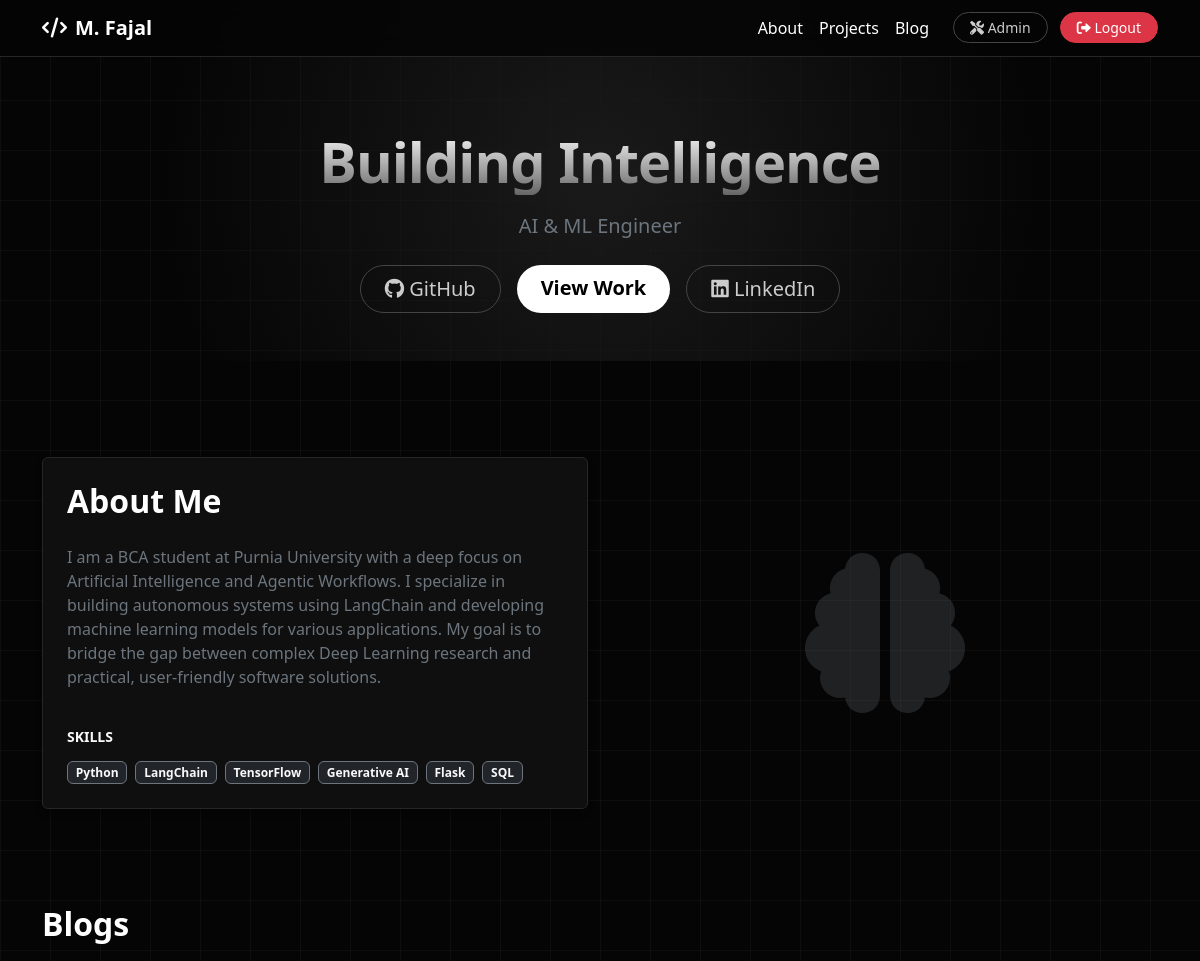
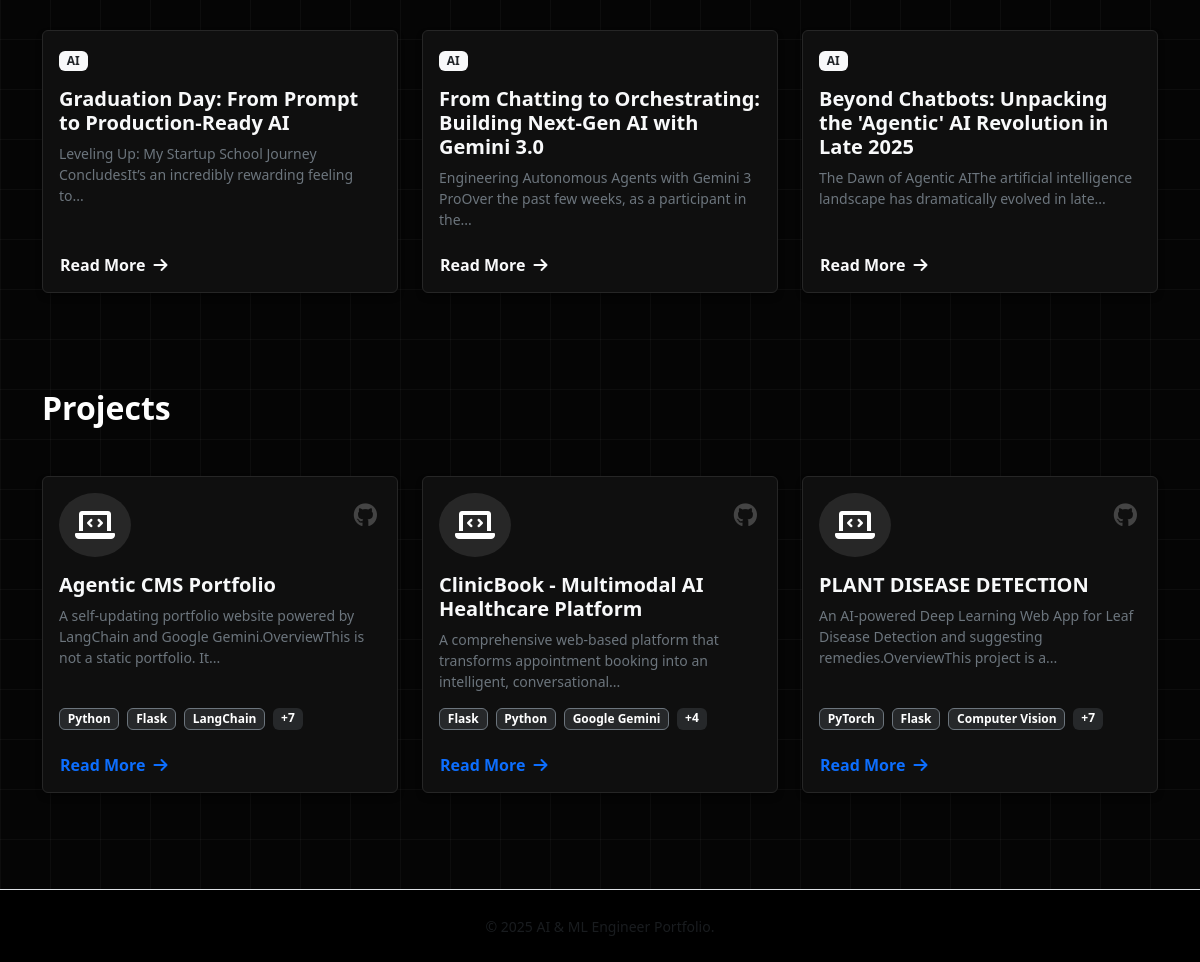
The page / (signed in) on the database its author committed (2 pictures, top to bottom).
### tables this page shows
CREATE TABLE profile (
        id INTEGER PRIMARY KEY AUTOINCREMENT,
        bio TEXT NOT NULL,
        skills TEXT,
        updated_at TIMESTAMP DEFAULT CURRENT_TIMESTAMP
    );

CREATE TABLE blogs (
        id INTEGER PRIMARY KEY AUTOINCREMENT,
        title TEXT NOT NULL,
        content TEXT NOT NULL,
        tags TEXT,
        created_at TIMESTAMP DEFAULT CURRENT_TIMESTAMP
    );

CREATE TABLE projects (
        id INTEGER PRIMARY KEY AUTOINCREMENT,
        title TEXT NOT NULL,
        description TEXT NOT NULL,
        tech_stack TEXT,
        link TEXT,
        created_at TIMESTAMP DEFAULT CURRENT_TIMESTAMP
    );

### app.py (the view)
@app.route('/')
def home():
    conn = get_db_connection()
    blogs = conn.execute("SELECT * FROM blogs ORDER BY created_at DESC").fetchall()
    projects = conn.execute("SELECT * FROM projects ORDER BY created_at DESC").fetchall()
    profile = conn.execute("SELECT * FROM profile ORDER BY id DESC LIMIT 1").fetchone()
    conn.close()
    if not profile:
        profile = {"bio": "Welcome to my portfolio.", "skills": "AI, Python"}
    return render_template('index.html', blogs=blogs, projects=projects, profile=profile)

### src/db.py (called while the page is built)
def get_db_connection():
    conn = sqlite3.connect(DB_PATH)
    conn.row_factory = sqlite3.Row
    return conn

### templates/index.html (shortened to what this page needs)
{% extends "base.html" %}
{% block content %}
<header class="hero-section d-flex align-items-center mb-5">
    <div class="container text-center py-5">
        <h1 class="display-4 fw-bold mb-3 hero-title">Building Intelligence</h1>
        <p class="lead mb-4 text-secondary">AI & ML Engineer</p>
        <div class="d-flex justify-content-center gap-3">
            <a href="https://github.com/Mfaj-cod/" target="_blank" class="btn btn-outline-light btn-lg rounded-pill px-4"><i class="fab fa-github"></i> GitHub</a>
            <a href="#projects" class="btn btn-light btn-lg rounded-pill px-4 fw-bold">View Work</a>
            <a href="https://www.linkedin.com/in/m-fajal-400ba9297/" target="_blank" class="btn btn-outline-light btn-lg rounded-pill px-4"><i class="fab fa-linkedin"></i> LinkedIn</a>
        </div>
    </div>
</header>
<section id="about" class="py-5">
    <div class="container">
        <div class="row align-items-center">
            <div class="col-md-6 mb-4 mb-md-0">
                <div class="card card-dark border-0 p-4 h-100">
                    <h2 class="fw-bold section-title mb-4">About Me</h2>
                    <div class="text-secondary lead fs-6">
                        {{ profile.bio | safe }}
                    </div>
                    <div class="mt-4">
                        <h6 class="text-uppercase small fw-bold text-light mb-3">Skills</h6>
                        <div class="d-flex flex-wrap gap-2">
                            {% if profile.skills %}
                                {% for skill in profile.skills.split(',') %}
                                <span class="badge bg-dark border border-secondary text-light">{{ skill.strip() }}</span>
                                {% endfor %}
                            {% endif %}
                        </div>
                    </div>
                </div>
            </div>
            <div class="col-md-6 text-center">
                <i class="fas fa-brain fa-10x text-secondary opacity-25"></i>
            </div>
        </div>
    </div>
</section>
<section id="blog" class="py-5">
    <div class="container">
        <h2 class="fw-bold section-title mb-5">Blogs</h2>
        <div class="row g-4">
            {% for blog in blogs %}
            <div class="col-md-4">
                <div class="card h-100 border-0 card-dark hover-card">
                    <div class="card-body">
                        {% set first_tag = blog.tags.split(',')[0] if blog.tags else 'Tech' %}
                        <span class="badge mb-2 bg-light text-dark fw-bold">{{ first_tag }}</span>
                        <h5 class="card-title fw-bold text-light mt-2">{{ blog.title }}</h5>
                        <div class="card-text text-secondary small text-truncate-3">
                            {{ blog.content | striptags | truncate(100) }}
                        </div>
                    </div>
                    <div class="card-footer border-0 pt-0 bg-transparent">
                        <button class="btn btn-link px-0 text-light fw-bold text-decoration-none" data-bs-toggle="modal" data-bs-target="#blogModal{{ blog.id }}">
                            Read More <i class="fas fa-arrow-right ms-1"></i>
                        </button>
                    </div>
                </div>
            </div>
            {% endfor %}
        </div>
    </div>
</section>
<section id="projects" class="py-5">
    <div class="container">
        <h2 class="fw-bold section-title mb-5">Projects</h2>
        <div class="row g-4">
            {% for project in projects %}
            <div class="col-md-4">
                <div class="card card-dark h-100 border-0 hover-card position-relative">
                    <a href="{{ project.link if project.link else 'https://github.com/Mfaj-cod/' }}" target="_blank" class="project-github-link" title="View Source Code">
                        <i class="fab fa-github"></i>
                    </a>
                    <div class="card-body">
                        <div class="d-flex justify-content-between align-items-start mb-3">
                            <div class="rounded-circle bg-white bg-opacity-10 p-3 d-inline-flex">
                                <i class="fas fa-laptop-code fa-2x text-main"></i>
                            </div>
                        </div>
                        <h5 class="card-title fw-bold text-light">{{ project.title }}</h5>
                        <div class="card-text text-secondary small text-truncate-3">
                            {{ project.description | striptags | truncate(120) }}
                        </div>
                    </div>
                    <div class="card-footer border-0 pt-0 bg-transparent">
                        <div class="mb-3 d-flex flex-wrap gap-2">
                            {% if project.tech_stack %}
                                {% for tech in project.tech_stack.split(',')[:3] %}
                                <span class="badge bg-secondary bg-opacity-25 border border-secondary">{{ tech.strip() }}</span>
                                {% endfor %}
                                {% if project.tech_stack.split(',')|length > 3 %}
                                <span class="badge bg-secondary bg-opacity-25">+{{ project.tech_stack.split(',')|length - 3 }}</span>
                                {% endif %}
                            {% endif %}
                        </div>
                        <button class="btn btn-link px-0 text-main fw-bold text-decoration-none" data-bs-toggle="modal" data-bs-target="#projectModal{{ project.id }}">
                            Read More <i class="fas fa-arrow-right ms-1"></i>
                        </button>
                    </div>
                </div>
            </div>
            {% else %}
            <div class="col-12 text-center text-muted">
                <p>No projects found. Ask the Agent to add one!</p>
            </div>
            {% endfor %}
        </div>
    </div>
</section>
{% endblock %}

### static/style.css (style rules this page uses)
:root { --bg-body: #050505; --bg-card: #0f0f0f; --bg-card-hover: #141414; --text-main: #ffffff; --text-muted: #a0a0a0; --border-color: #262626; --accent-glow: rgba(255, 255, 255, 0.08); }
body { background-color: var(--bg-body); color: var(--text-main); font-family: 'Segoe UI', Tahoma, Geneva, Verdana, sans-serif; min-height: 100vh; background-image: linear-gradient(rgba(255, 255, 255, 0.03) 1px, transparent 1px), linear-gradient(90deg, rgba(255, 255, 255, 0.03) 1px, transparent 1px); background-size: 50px 50px; }
.hero-section { background: radial-gradient(circle at center, #1a1a1a 0%, transparent 70%); padding-top: 80px; }
.hero-title { background: linear-gradient(180deg, #ffffff 0%, #666666 100%); -webkit-background-clip: text; -webkit-text-fill-color: transparent; letter-spacing: -1px; }
.card-dark, .modal-content { background-color: var(--bg-card) !important; border: 1px solid var(--border-color) !important; color: var(--text-main); box-shadow: 0 4px 6px rgba(0,0,0,0.3); transition: transform 0.3s ease, border-color 0.3s ease; }
::placeholder { color: #555 !important; }
.btn-light { background: #ffffff; color: #000; border: none; }
.btn-outline-light { border-color: #444; color: #ccc; }
.project-github-link { position: absolute; top: 20px; right: 20px; color: #444; font-size: 1.5rem; transition: all 0.3s ease; z-index: 10; }

### rows shown on the page
profile: bio "I am a BCA student at Purnia University with a deep focus on Artificial Intelligence and Agentic Workflows. I specialize in building autonomous systems using LangChain and developing machine learning models for various applications. My goal is to bridge the gap between complex Deep Learning research and practical, user-friendly software solutions."
blogs: first_tag "AI", title "Graduation Day: From Prompt to Production-Ready AI", content "Leveling Up: My Startup School Journey ConcludesIt’s an incredibly rewarding feeling to..."
blogs: first_tag "AI", title "From Chatting to Orchestrating: Building Next-Gen AI with Gemini 3.0", content "Engineering Autonomous Agents with Gemini 3 ProOver the past few weeks, as a participant in the..."
blogs: first_tag "AI", title "Beyond Chatbots: Unpacking the 'Agentic' AI Revolution in Late 2025", content "The Dawn of Agentic AIThe artificial intelligence landscape has dramatically evolved in late..."
projects: title "Agentic CMS Portfolio", description "A self-updating portfolio website powered by LangChain and Google Gemini.OverviewThis is not a static portfolio. It...", strip "Python" "Flask" "LangChain", tech_stack.split|length "7"
projects: title "ClinicBook - Multimodal AI Healthcare Platform", description "A comprehensive web-based platform that transforms appointment booking into an intelligent, conversational...", strip "Flask" "Python" "Google Gemini", tech_stack.split|length "4"
projects: title "PLANT DISEASE DETECTION", description "An AI-powered Deep Learning Web App for Leaf Disease Detection and suggesting remedies.OverviewThis project is a...", strip "PyTorch" "Flask" "Computer Vision", tech_stack.split|length "7"

### other values the page prints
{{ skill.strip() }} "Python" "LangChain" "TensorFlow" "Generative AI" "Flask" "SQL"
